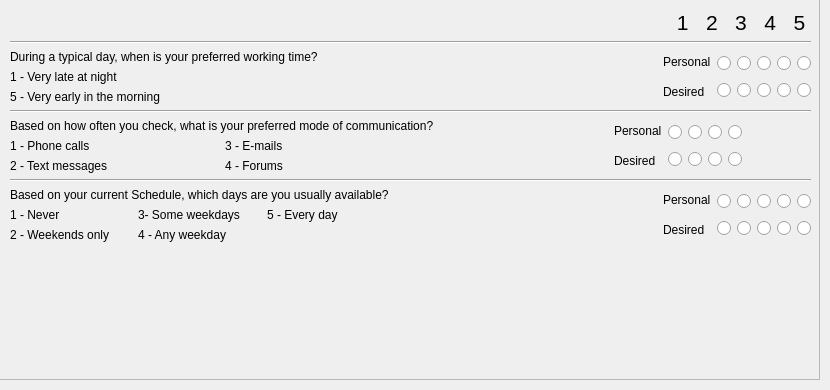
   <widget class="QWidget" name="availabilityTab">
    <attribute name="title">
     <string>Availability</string>
    </attribute>
    <widget class="QScrollArea" name="availabilityScrollArea">
     <property name="geometry">
      <rect>
       <x>-1</x>
       <y>-1</y>
       <width>821</width>
       <height>381</height>
      </rect>
     </property>
     <property name="widgetResizable">
      <bool>true</bool>
     </property>
     <widget class="QWidget" name="scrollAreaWidgetContents_4">
      <property name="geometry">
       <rect>
        <x>0</x>
        <y>0</y>
        <width>819</width>
        <height>379</height>
       </rect>
      </property>
     </widget>
    </widget>
    <widget class="QWidget" name="verticalLayoutWidget_17">
     <property name="geometry">
      <rect>
       <x>10</x>
       <y>10</y>
       <width>801</width>
       <height>361</height>
      </rect>
     </property>
     <layout class="QVBoxLayout" name="verticalLayout_46">
      <item>
       <widget class="QLabel" name="label_67">
        <property name="font">
         <font>
          <pointsize>16</pointsize>
         </font>
        </property>
        <property name="text">
         <string>1   2   3   4   5 </string>
        </property>
        <property name="alignment">
         <set>Qt::AlignRight|Qt::AlignTrailing|Qt::AlignVCenter</set>
        </property>
       </widget>
      </item>
      <item>
       <widget class="Line" name="line_14">
        <property name="orientation">
         <enum>Qt::Horizontal</enum>
        </property>
       </widget>
      </item>
      <item>
       <layout class="QHBoxLayout" name="horizontalLayout_43">
        <item>
         <layout class="QVBoxLayout" name="verticalLayout_47">
          <item>
           <widget class="QLabel" name="label_68">
            <property name="text">
             <string>During a typical day, when is your preferred working time?</string>
            </property>
           </widget>
          </item>
          <item>
           <widget class="QLabel" name="label_69">
            <property name="text">
             <string>1 - Very late at night</string>
            </property>
           </widget>
          </item>
          <item>
           <widget class="QLabel" name="label_70">
            <property name="text">
             <string>5 - Very early in the morning</string>
            </property>
           </widget>
          </item>
         </layout>
        </item>
        <item>
         <spacer name="horizontalSpacer_16">
          <property name="orientation">
           <enum>Qt::Horizontal</enum>
          </property>
          <property name="sizeHint" stdset="0">
           <size>
            <width>40</width>
            <height>20</height>
           </size>
          </property>
         </spacer>
        </item>
        <item>
         <layout class="QVBoxLayout" name="verticalLayout_48">
          <item>
           <widget class="QLabel" name="label_71">
            <property name="text">
             <string>Personal</string>
            </property>
           </widget>
          </item>
          <item>
           <widget class="QLabel" name="label_72">
            <property name="text">
             <string>Desired</string>
            </property>
           </widget>
          </item>
         </layout>
        </item>
        <item>
         <layout class="QVBoxLayout" name="verticalLayout_49">
          <item>
           <layout class="QHBoxLayout" name="horizontalLayout_44">
            <item>
             <widget class="QRadioButton" name="radioButton_121">
              <property name="text">
               <string/>
              </property>
             </widget>
            </item>
            <item>
             <widget class="QRadioButton" name="radioButton_122">
              <property name="text">
               <string/>
              </property>
             </widget>
            </item>
            <item>
             <widget class="QRadioButton" name="radioButton_123">
              <property name="text">
               <string/>
              </property>
             </widget>
            </item>
            <item>
             <widget class="QRadioButton" name="radioButton_124">
              <property name="text">
               <string/>
              </property>
             </widget>
            </item>
            <item>
             <widget class="QRadioButton" name="radioButton_125">
              <property name="text">
               <string/>
              </property>
             </widget>
            </item>
           </layout>
          </item>
          <item>
           <layout class="QHBoxLayout" name="horizontalLayout_45">
            <item>
             <widget class="QRadioButton" name="radioButton_126">
              <property name="text">
               <string/>
              </property>
             </widget>
            </item>
            <item>
             <widget class="QRadioButton" name="radioButton_127">
              <property name="text">
               <string/>
              </property>
             </widget>
            </item>
            <item>
             <widget class="QRadioButton" name="radioButton_128">
              <property name="text">
               <string/>
              </property>
             </widget>
            </item>
            <item>
             <widget class="QRadioButton" name="radioButton_129">
              <property name="text">
               <string/>
              </property>
             </widget>
            </item>
            <item>
             <widget class="QRadioButton" name="radioButton_130">
              <property name="text">
               <string/>
              </property>
             </widget>
            </item>
           </layout>
          </item>
         </layout>
        </item>
       </layout>
      </item>
      <item>
       <widget class="Line" name="line_15">
        <property name="orientation">
         <enum>Qt::Horizontal</enum>
        </property>
       </widget>
      </item>
      <item>
       <layout class="QHBoxLayout" name="horizontalLayout_46">
        <item>
         <layout class="QVBoxLayout" name="verticalLayout_50">
          <item>
           <widget class="QLabel" name="label_73">
            <property name="text">
             <string>Based on how often you check, what is your preferred mode of communication?</string>
            </property>
           </widget>
          </item>
          <item>
           <layout class="QHBoxLayout" name="horizontalLayout_53">
            <item>
             <widget class="QLabel" name="label_75">
              <property name="text">
               <string>1 - Phone calls</string>
              </property>
             </widget>
            </item>
            <item>
             <widget class="QLabel" name="label_74">
              <property name="text">
               <string>3 - E-mails</string>
              </property>
             </widget>
            </item>
           </layout>
          </item>
          <item>
           <layout class="QHBoxLayout" name="horizontalLayout_54">
            <item>
             <widget class="QLabel" name="label_83">
              <property name="text">
               <string>2 - Text messages</string>
              </property>
             </widget>
            </item>
            <item>
             <widget class="QLabel" name="label_84">
              <property name="text">
               <string>4 - Forums</string>
              </property>
             </widget>
            </item>
           </layout>
          </item>
         </layout>
        </item>
        <item>
         <spacer name="horizontalSpacer_54">
          <property name="orientation">
           <enum>Qt::Horizontal</enum>
          </property>
          <property name="sizeHint" stdset="0">
           <size>
            <width>40</width>
            <height>20</height>
           </size>
          </property>
         </spacer>
        </item>
        <item>
         <spacer name="horizontalSpacer_55">
          <property name="orientation">
           <enum>Qt::Horizontal</enum>
          </property>
          <property name="sizeHint" stdset="0">
           <size>
            <width>40</width>
            <height>20</height>
           </size>
          </property>
         </spacer>
        </item>
        <item>
         <spacer name="horizontalSpacer_45">
          <property name="orientation">
           <enum>Qt::Horizontal</enum>
          </property>
          <property name="sizeHint" stdset="0">
           <size>
            <width>40</width>
            <height>20</height>
           </size>
          </property>
         </spacer>
        </item>
        <item>
         <spacer name="horizontalSpacer_17">
          <property name="orientation">
           <enum>Qt::Horizontal</enum>
          </property>
          <property name="sizeHint" stdset="0">
           <size>
            <width>40</width>
            <height>20</height>
           </size>
          </property>
         </spacer>
        </item>
        <item>
         <spacer name="horizontalSpacer_46">
          <property name="orientation">
           <enum>Qt::Horizontal</enum>
          </property>
          <property name="sizeHint" stdset="0">
           <size>
            <width>40</width>
            <height>20</height>
           </size>
          </property>
         </spacer>
        </item>
        <item>
         <layout class="QVBoxLayout" name="verticalLayout_51">
          <item>
           <widget class="QLabel" name="label_76">
            <property name="text">
             <string>Personal</string>
            </property>
           </widget>
          </item>
          <item>
           <widget class="QLabel" name="label_77">
            <property name="text">
             <string>Desired</string>
            </property>
           </widget>
          </item>
         </layout>
        </item>
        <item>
         <layout class="QVBoxLayout" name="verticalLayout_52">
          <item>
           <layout class="QHBoxLayout" name="horizontalLayout_47">
            <item>
             <widget class="QRadioButton" name="radioButton_131">
              <property name="text">
               <string/>
              </property>
             </widget>
            </item>
            <item>
             <widget class="QRadioButton" name="radioButton_132">
              <property name="text">
               <string/>
              </property>
             </widget>
            </item>
            <item>
             <widget class="QRadioButton" name="radioButton_133">
              <property name="text">
               <string/>
              </property>
             </widget>
            </item>
            <item>
             <widget class="QRadioButton" name="radioButton_134">
              <property name="text">
               <string/>
              </property>
             </widget>
            </item>
           </layout>
          </item>
          <item>
           <layout class="QHBoxLayout" name="horizontalLayout_48">
            <item>
             <widget class="QRadioButton" name="radioButton_136">
              <property name="text">
               <string/>
              </property>
             </widget>
            </item>
            <item>
             <widget class="QRadioButton" name="radioButton_137">
              <property name="text">
               <string/>
              </property>
             </widget>
            </item>
            <item>
             <widget class="QRadioButton" name="radioButton_138">
              <property name="text">
               <string/>
              </property>
             </widget>
            </item>
            <item>
             <widget class="QRadioButton" name="radioButton_139">
              <property name="text">
               <string/>
              </property>
             </widget>
            </item>
           </layout>
          </item>
         </layout>
        </item>
        <item>
         <spacer name="horizontalSpacer_53">
          <property name="orientation">
           <enum>Qt::Horizontal</enum>
          </property>
          <property name="sizeHint" stdset="0">
           <size>
            <width>40</width>
            <height>20</height>
           </size>
          </property>
         </spacer>
        </item>
        <item>
         <spacer name="horizontalSpacer_19">
          <property name="orientation">
           <enum>Qt::Horizontal</enum>
          </property>
          <property name="sizeHint" stdset="0">
           <size>
            <width>40</width>
            <height>20</height>
           </size>
          </property>
         </spacer>
        </item>
       </layout>
      </item>
      <item>
       <widget class="Line" name="line_16">
        <property name="orientation">
         <enum>Qt::Horizontal</enum>
        </property>
       </widget>
      </item>
      <item>
       <layout class="QHBoxLayout" name="horizontalLayout_49">
        <item>
         <layout class="QVBoxLayout" name="verticalLayout_53">
          <item>
           <widget class="QLabel" name="label_78">
            <property name="text">
             <string>Based on your current Schedule, which days are you usually available?</string>
            </property>
           </widget>
          </item>
          <item>
           <layout class="QHBoxLayout" name="horizontalLayout_56">
            <item>
             <widget class="QLabel" name="label_87">
              <property name="text">
               <string>1 - Never</string>
              </property>
             </widget>
            </item>
            <item>
             <widget class="QLabel" name="label_89">
              <property name="text">
               <string>3- Some weekdays</string>
              </property>
             </widget>
            </item>
            <item>
             <widget class="QLabel" name="label_92">
              <property name="text">
               <string>5 - Every day</string>
              </property>
             </widget>
            </item>
           </layout>
          </item>
          <item>
           <layout class="QHBoxLayout" name="horizontalLayout_59">
            <item>
             <widget class="QLabel" name="label_91">
              <property name="text">
               <string>2 - Weekends only</string>
              </property>
             </widget>
            </item>
            <item>
             <widget class="QLabel" name="label_88">
              <property name="text">
               <string>4 - Any weekday</string>
              </property>
             </widget>
            </item>
            <item>
             <widget class="QLabel" name="label_93">
              <property name="text">
               <string/>
              </property>
             </widget>
            </item>
           </layout>
          </item>
          <item>
           <layout class="QHBoxLayout" name="horizontalLayout_58"/>
          </item>
         </layout>
        </item>
        <item>
         <spacer name="horizontalSpacer_18">
          <property name="orientation">
           <enum>Qt::Horizontal</enum>
          </property>
          <property name="sizeHint" stdset="0">
           <size>
            <width>40</width>
            <height>20</height>
           </size>
          </property>
         </spacer>
        </item>
        <item>
         <layout class="QVBoxLayout" name="verticalLayout_54">
          <item>
           <widget class="QLabel" name="label_81">
            <property name="text">
             <string>Personal</string>
            </property>
           </widget>
          </item>
          <item>
           <widget class="QLabel" name="label_82">
            <property name="text">
             <string>Desired</string>
            </property>
           </widget>
          </item>
         </layout>
        </item>
        <item>
         <layout class="QVBoxLayout" name="verticalLayout_55">
          <item>
           <layout class="QHBoxLayout" name="horizontalLayout_50">
            <item>
             <widget class="QRadioButton" name="radioButton_141">
              <property name="text">
               <string/>
              </property>
             </widget>
            </item>
            <item>
             <widget class="QRadioButton" name="radioButton_142">
              <property name="text">
               <string/>
              </property>
             </widget>
            </item>
            <item>
             <widget class="QRadioButton" name="radioButton_143">
              <property name="text">
               <string/>
              </property>
             </widget>
            </item>
            <item>
             <widget class="QRadioButton" name="radioButton_144">
              <property name="text">
               <string/>
              </property>
             </widget>
            </item>
            <item>
             <widget class="QRadioButton" name="radioButton_145">
              <property name="text">
               <string/>
              </property>
             </widget>
            </item>
           </layout>
          </item>
          <item>
           <layout class="QHBoxLayout" name="horizontalLayout_51">
            <item>
             <widget class="QRadioButton" name="radioButton_146">
              <property name="text">
               <string/>
              </property>
             </widget>
            </item>
            <item>
             <widget class="QRadioButton" name="radioButton_147">
              <property name="text">
               <string/>
              </property>
             </widget>
            </item>
            <item>
             <widget class="QRadioButton" name="radioButton_148">
              <property name="text">
               <string/>
              </property>
             </widget>
            </item>
            <item>
             <widget class="QRadioButton" name="radioButton_149">
              <property name="text">
               <string/>
              </property>
             </widget>
            </item>
            <item>
             <widget class="QRadioButton" name="radioButton_150">
              <property name="text">
               <string/>
              </property>
             </widget>
            </item>
           </layout>
          </item>
         </layout>
        </item>
       </layout>
      </item>
      <item>
       <spacer name="verticalSpacer_4">
        <property name="orientation">
         <enum>Qt::Vertical</enum>
        </property>
        <property name="sizeHint" stdset="0">
         <size>
          <width>20</width>
          <height>40</height>
         </size>
        </property>
       </spacer>
      </item>
     </layout>
    </widget>
   </widget>
